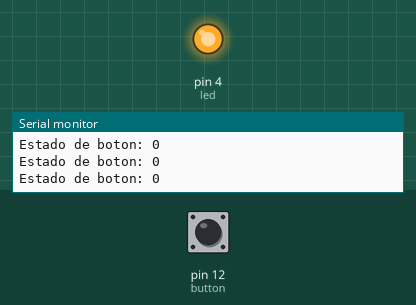
Simulated run of this sketch. Board: Arduino Uno, built with avr-gcc and run on an emulated ATmega328P. Shown: output pins drawn as LEDs (lit = HIGH), the last lines printed to the serial monitor. The inputs (shaded band) are chosen by the test bench; at power-on: pin 12 (button) LOW.

Above: at 1.2 s.
1.3 s: pin 12 (button) pulled HIGH for 0.15 s
At 1.5 s:
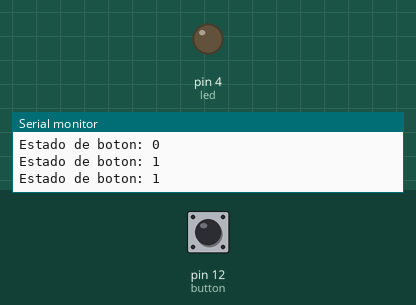
3.1 s: pin 12 (button) pulled HIGH for 3.2 s
At 7.7 s:
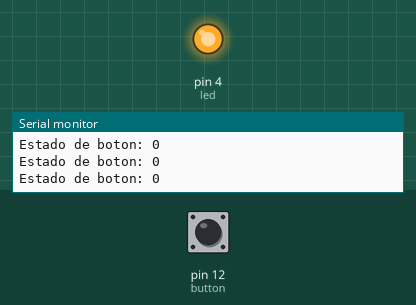
Timing chart, 0 to 9.2 s (numbered marks = the images above; inputs shaded):
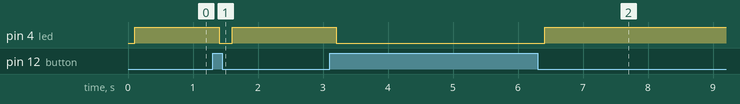

The sketch:

A1.2_boton_led.ino
```cpp
int button = 12;
int led = 4;

void setup()
{
  pinMode(led, OUTPUT);
  pinMode(button, INPUT); // Configuramos como entrada
  Serial.begin(9600);     // Se inicializa solo una vez
}

void loop()
{
  int estado = digitalRead(button); // Guardamos la lectura continua
  Serial.print("Estado de boton: ");
  Serial.println(estado);
  delay(100);

  // Evaluamos el estado actual del botón en cada ciclo
  if (estado == 1) {
    digitalWrite(led, 0);
  } else {
    digitalWrite(led, 1);
  }
}
```

Measured:
- after the input at 1.3 s, pin 4 (led): HIGH → LOW after 0.10 s, → HIGH 0.20 s later
- after the input at 3.1 s, pin 4 (led): HIGH → LOW after 0.11 s, → HIGH 3.2 s later
